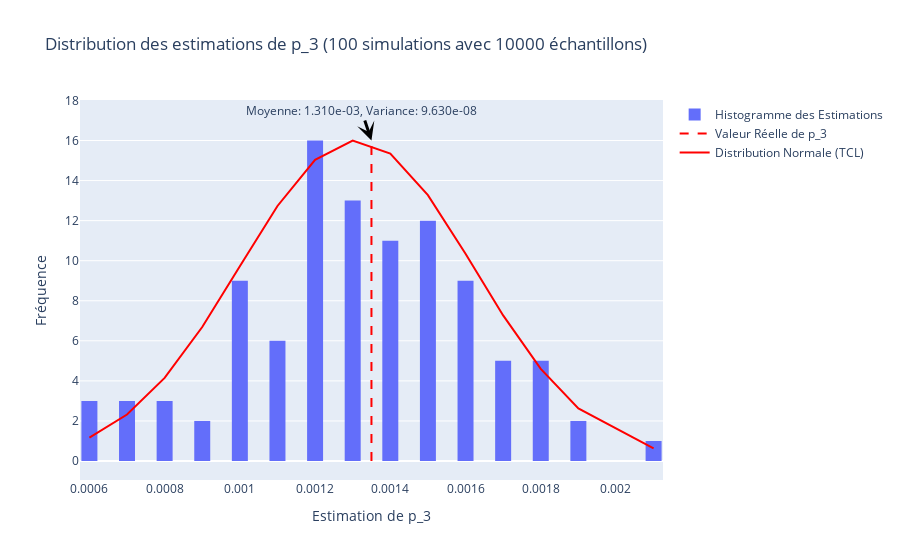

Here is the notebook cell this chart was saved with:
### Markdown cell above
> $\mathbb{P}(X > 3)$ pour $X \sim \mathcal{N}(0,1)$ se réécrit: $ \int_{3}^{+\infty} \frac{1}{\sqrt{2\pi}} e^{-\frac{x^2}{2}} dx $     
>
> ou encore   $ \int_{-\infty}^{+\infty} h(x)p(x) dx $ avec $  p(x)=\frac{1}{\sqrt{2\pi}} e^{-\frac{x^2}{2}}$ et $h(x)=\chi_{\{X > 3\}}(x) .$
>
>L'estimateur classique de Monte-Carlo est alors:
>
> $\hat{I}_{MC} = \frac{1}{N_s} \sum_{i=1}^{N_s} h(x^{(i)})= \frac{1}{N_s} \sum_{i=1}^{N_s} \chi_{\{X > 3\}}(x^{(i)})$

### Code cell
N=10000
n=100
def estimate_p_3(num_samples):
    x=np.random.normal(0,1,num_samples)
    p_3=np.sum(x>3)/num_samples
    return p_3

estimates=[estimate_p_3(N) for _ in range(n)]
mean_estimate=np.mean(estimates)
variance_estimate=np.var(estimates)
reel_value=1-norm.cdf(3)
normal_distribution=norm.pdf(sorted(estimates),mean_estimate,np.sqrt(variance_estimate))
normal_distribution=normal_distribution/max(normal_distribution)*max(np.histogram(estimates,bins=40)[0])
fig=go.Figure()
fig.add_trace(go.Histogram(x=estimates,nbinsx=40,opacity=1,name='Histogramme des Estimations'))
fig.add_trace(go.Scatter(x=[reel_value,reel_value],y=[0,max(normal_distribution)],mode='lines',line=dict(color='red',dash='dash'),name='Valeur Réelle de p_3'))
fig.add_trace(go.Scatter(x=sorted(estimates),y=normal_distribution,mode='lines',line=dict(color='red'),name='Distribution Normale (TCL)'))
fig.add_annotation(
    x=reel_value,
    y=max(normal_distribution),
    text=f"Moyenne: {mean_estimate:.3e}, Variance: {variance_estimate:.3e}",
    showarrow=True,
    arrowwidth=3,
    arrowhead=3,
    arrowcolor="black",
    font_size=12
)
fig.update_layout(
    title='Distribution des estimations de p_3 (100 simulations avec 10000 échantillons)',
    xaxis_title='Estimation de p_3',
    yaxis_title='Fréquence',
    bargap=0.15
)
fig.show()
print('Estimation de p_3 : {:.3e}'.format(mean_estimate))
print('Variance de l\'estimation de p_3 : {:.3e}'.format(variance_estimate))
var1=variance_estimate

### Figure 1 — Plotly figure (JSON) as saved in the notebook; plotly's stock layout.template omitted (floating-point values rounded to 4 significant figures)
{"data": [{"name": "Histogramme des Estimations", "nbinsx": 40, "opacity": 1, "type": "histogram", "x": [0.0006, 0.0011, 0.0013, 0.0013, 0.0014, 0.0012, 0.0017, 0.0013, 0.0019, 0.0012, 0.0018, 0.0012, 0.0015, 0.0013, 0.0008, 0.0011, 0.0007, 0.0014, 0.0015, 0.0013, 0.0012, 0.0009, 0.0015, 0.0016, 0.0012, 0.0015, 0.001, 0.0012, 0.0016, 0.0014, 0.0007, 0.0006, 0.0016, 0.0015, 0.0015, 0.001, 0.0016, 0.0015, 0.0015, 0.0012, 0.0009, 0.0018, 0.0018, 0.0013, 0.001, 0.0012, 0.0012, 0.0012, 0.001, 0.0017, 0.0018, 0.0012, 0.0014, 0.0011, 0.0007, 0.0017, 0.0015, 0.0014, 0.0012, 0.0014, 0.001, 0.0016, 0.0014, 0.0014, 0.001, 0.0012, 0.0006, 0.0011, 0.0011, 0.0013, 0.0008, 0.0019, 0.0011, 0.0012, 0.0013, 0.0013, 0.0021, 0.0014, 0.0016, 0.0013, 0.0013, 0.0014, 0.0014, 0.0015, 0.0012, 0.0016, 0.0013, 0.001, 0.0017, 0.0012, 0.0015, 0.0018, 0.001, 0.001, 0.0017, 0.0016, 0.0013, 0.0015, 0.0008, 0.0016]}, {"line": {"color": "red", "dash": "dash"}, "mode": "lines", "name": "Valeur Réelle de p_3", "type": "scatter", "x": [0.00135, 0.00135], "y": [0, 16]}, {"line": {"color": "red"}, "mode": "lines", "name": "Distribution Normale (TCL)", "type": "scatter", "x": [0.0006, 0.0006, 0.0006, 0.0007, 0.0007, 0.0007, 0.0008, 0.0008, 0.0008, 0.0009, 0.0009, 0.001, 0.001, 0.001, 0.001, 0.001, 0.001, 0.001, 0.001, 0.001, 0.0011, 0.0011, 0.0011, 0.0011, 0.0011, 0.0011, 0.0012, 0.0012, 0.0012, 0.0012, 0.0012, 0.0012, 0.0012, 0.0012, 0.0012, 0.0012, 0.0012, 0.0012, 0.0012, 0.0012, 0.0012, 0.0012, 0.0013, 0.0013, 0.0013, 0.0013, 0.0013, 0.0013, 0.0013, 0.0013, 0.0013, 0.0013, 0.0013, 0.0013, 0.0013, 0.0014, 0.0014, 0.0014, 0.0014, 0.0014, 0.0014, 0.0014, 0.0014, 0.0014, 0.0014, 0.0014, 0.0015, 0.0015, 0.0015, 0.0015, 0.0015, 0.0015, 0.0015, 0.0015, 0.0015, 0.0015, 0.0015, 0.0015, 0.0016, 0.0016, 0.0016, 0.0016, 0.0016, 0.0016, 0.0016, 0.0016, 0.0016, 0.0017, 0.0017, 0.0017, 0.0017, 0.0017, 0.0018, 0.0018, 0.0018, 0.0018, 0.0018, 0.0019, 0.0019, 0.0021], "y": [1.169, 1.169, 1.169, 2.319, 2.319, 2.319, 4.148, 4.148, 4.148, 6.688, 6.688, 9.72, 9.72, 9.72, 9.72, 9.72, 9.72, 9.72, 9.72, 9.72, 12.73, 12.73, 12.73, 12.73, 12.73, 12.73, 15.03, 15.03, 15.03, 15.03, 15.03, 15.03, 15.03, 15.03, 15.03, 15.03, 15.03, 15.03, 15.03, 15.03, 15.03, 15.03, 16, 16, 16, 16, 16, 16, 16, 16, 16, 16, 16, 16, 16, 15.35, 15.35, 15.35, 15.35, 15.35, 15.35, 15.35, 15.35, 15.35, 15.35, 15.35, 13.27, 13.27, 13.27, 13.27, 13.27, 13.27, 13.27, 13.27, 13.27, 13.27, 13.27, 13.27, 10.34, 10.34, 10.34, 10.34, 10.34, 10.34, 10.34, 10.34, 10.34, 7.267, 7.267, 7.267, 7.267, 7.267, 4.602, 4.602, 4.602, 4.602, 4.602, 2.627, 2.627, 0.6267]}], "layout": {"annotations": [{"arrowcolor": "black", "arrowhead": 3, "arrowwidth": 3, "font": {"size": 12}, "showarrow": true, "text": "Moyenne: 1.310e-03, Variance: 9.630e-08", "x": 0.00135, "y": 16}], "bargap": 0.15, "title": {"text": "Distribution des estimations de p_3 (100 simulations avec 10000 échantillons)"}, "xaxis": {"title": {"text": "Estimation de p_3"}}, "yaxis": {"title": {"text": "Fréquence"}}}}
